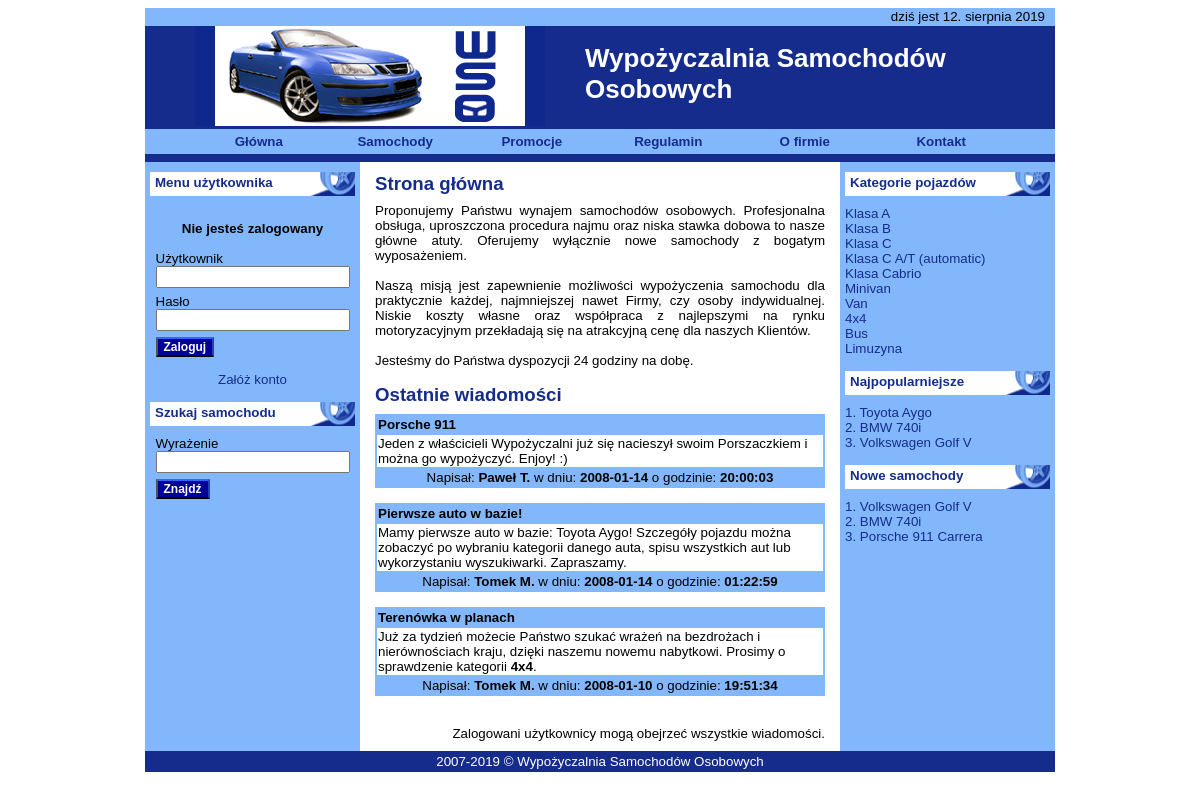
The page / on the database its author committed.
### tables this page shows
CREATE TABLE IF NOT EXISTS `tresc_tbl` (
  `ID` int(10) unsigned NOT NULL AUTO_INCREMENT,
  `trescRodzaj` int(10) unsigned NOT NULL,
  `tytul` varchar(100) DEFAULT NULL,
  `tresc` text NOT NULL,
  `zdjecia` int(10) unsigned DEFAULT NULL,
  `autorID` int(10) unsigned NOT NULL,
  `dataTresci` date NOT NULL,
  `czasTresci` time NOT NULL,
  `aktywne` int(11) DEFAULT NULL,
  PRIMARY KEY (`ID`)
);

CREATE TABLE IF NOT EXISTS `user_tbl` (
  `ID` int(10) unsigned NOT NULL AUTO_INCREMENT,
  `login` varchar(15) NOT NULL,
  `haslo` varchar(30) NOT NULL,
  `email` varchar(50) NOT NULL,
  `blokada` tinyint(3) unsigned NOT NULL DEFAULT '0',
  `rolaID` int(11) NOT NULL,
  `imie` varchar(15) NOT NULL,
  `nazwisko` varchar(25) NOT NULL,
  `miejscowosc` varchar(20) NOT NULL,
  `kod_poczt` varchar(6) NOT NULL,
  `ulica` varchar(50) NOT NULL,
  `nr_tel` varchar(15) DEFAULT NULL,
  `NIP` varchar(13) DEFAULT NULL,
  `nazwaFirmyID` int(11) DEFAULT NULL,
  `dataRejestracji` date NOT NULL,
  `godzinaRejestracji` time NOT NULL,
  PRIMARY KEY (`ID`),
  UNIQUE KEY `login` (`login`),
  UNIQUE KEY `email` (`email`)
);

CREATE TABLE IF NOT EXISTS `auto_kategoria_tbl` (
  `ID` int(10) unsigned NOT NULL AUTO_INCREMENT,
  `nazwaKategorii` varchar(25) NOT NULL,
  `opisKategorii` text NOT NULL,
  PRIMARY KEY (`ID`),
  UNIQUE KEY `nazwaKategorii` (`nazwaKategorii`)
);

CREATE TABLE IF NOT EXISTS `auto_marka_tbl` (
  `ID` int(10) unsigned NOT NULL AUTO_INCREMENT,
  `marka` varchar(25) NOT NULL,
  PRIMARY KEY (`ID`),
  UNIQUE KEY `producent` (`marka`)
);

CREATE TABLE IF NOT EXISTS `auto_tbl` (
  `ID` int(10) unsigned NOT NULL AUTO_INCREMENT,
  `markaID` int(10) unsigned NOT NULL,
  `model` varchar(25) NOT NULL,
  `rokProdukcji` year(4) NOT NULL,
  `nrRejestracyjny` varchar(10) DEFAULT NULL,
  `statusPojazdu` int(11) unsigned DEFAULT NULL,
  `kategoriaID` int(10) unsigned NOT NULL,
  `pojemnosc` int(10) unsigned DEFAULT NULL,
  `moc` int(10) unsigned DEFAULT NULL,
  `skrzyniaID` int(10) unsigned DEFAULT NULL,
  `paliwoID` int(10) unsigned DEFAULT NULL,
  `nadwozieID` int(10) unsigned DEFAULT NULL,
  `drzwiID` int(10) unsigned DEFAULT NULL,
  `kolorID` int(10) unsigned NOT NULL,
  `metalik` smallint(5) unsigned DEFAULT NULL,
  `wyposazenieID` int(10) unsigned NOT NULL,
  PRIMARY KEY (`ID`)
);

### scripts/prawe.php (the view, shortened to what this page needs)
<div class="sekcja_biala">Kategorie pojazdów</div>
<?php
$kwerenda = "SELECT nazwaKategorii, ID FROM auto_kategoria_tbl ORDER BY ID";
$rezultat = mysql_query( $kwerenda );
$ile_wierszy = mysql_num_rows( $rezultat );
 if ( $ile_wierszy > 0 )
 {
  while ( $wynik = mysql_fetch_row( $rezultat ) )
  {
  $nazwa_kategorii = $wynik[0];
  $id = $wynik[1];
   if ( $wynik[1] == $_GET['kat'] )
   {
   echo("<span class=\"kategoria_link\">$nazwa_kategorii</span><br />");
   }
   else
   {
   echo("<a href=\"./index.php?kat=$id\">$nazwa_kategorii</a><br />");
   }
  }
 }
 else
 {
 echo("<b>Brak wpisanych kategorii</b>");
 }
echo "<br />";
?>
<div class="sekcja_biala">Najpopularniejsze</div>
<?php
$kwerenda = "SELECT `fk_autoID`, COUNT(*) FROM wypozyczenia_tbl GROUP BY `fk_autoID` ORDER BY COUNT(*) DESC LIMIT 3";
$rezultat = mysql_query( $kwerenda );
 if ( $rezultat )
 {
 $ile_wierszy = mysql_num_rows( $rezultat );
  if ( $ile_wierszy > 0 )
  {
  $ile = 0;
   while ( $wynik = mysql_fetch_row( $rezultat ) )
   {
   $ile++;
   $auto_naj = $wynik[0];
   $auto_naj_ile = $wynik[1];
  $kwerenda6 = "SELECT markaID, model FROM auto_tbl WHERE id=$auto_naj";
  $rezultat6 = mysql_query( $kwerenda6 );
   if ( $rezultat6 )
   {
   $wynik6 = mysql_fetch_row( $rezultat6 );
   $markaID_naj = $wynik6[0];
   $model_naj = $wynik6[1];
   }
   else
   echo mysql_error();
  $kwerenda6 = "SELECT `marka` FROM `auto_marka_tbl` WHERE `id`=$markaID_naj";
  $rezultat6 = mysql_query( $kwerenda6 );
   if ( $rezultat6 )
   {
   $wynik6 = mysql_fetch_row( $rezultat6 );
   $marka_naj = $wynik6[0];
   }
   else
   echo mysql_error();
   if ( $_SESSION['rola'] == "administrator" )
   echo("<a href=\"./index.php?cid=$auto_naj\">$ile. $marka_naj $model_naj ($auto_naj_ile)</a> <br />");
   else
   echo("<a href=\"./index.php?cid=$auto_naj\">$ile. $marka_naj $model_naj</a> <br />");
   }
  echo("<br />");
  }
 }
?>
<div class="sekcja_biala">Nowe samochody</div>
<?php
$ostatni = array();
$marki = array();
$modele = array();
$kwerenda2 = "SELECT id, markaID, model FROM auto_tbl ORDER BY id DESC LIMIT 3";
$rezultat2 = mysql_query( $kwerenda2 );
 while ( $wynik2 = mysql_fetch_row( $rezultat2 ) )
 {
 $pojazd = $wynik2[0];
 $marka_id = $wynik2[1];
 $modele[] = $wynik2[2];
 $ostatni[] = $pojazd;
 $kwerenda3 = "SELECT marka FROM auto_marka_tbl WHERE id=$marka_id LIMIT 1";
 $rezultat3 = mysql_query( $kwerenda3 );
 $wynik3 = mysql_fetch_row( $rezultat3 );
 $marki[] = $wynik3[0];
 }
 for ( $i = 0; $i < 3; $i++ )
 {
 $zmienna = $ostatni[$i];
 echo("<a href=\"./index.php?cid=$zmienna\">".($i+1).". $marki[$i] $modele[$i]</a> <br />");
 }
?>

### index.php (shortened to what this page needs)
<!DOCTYPE html>
<html lang="pl">
<head>
    <link href="css/styl.css" rel="stylesheet" type="text/css" />
</head>
<body>
<table width="910" border="0" align="center" cellpadding="0" cellspacing="0" bgcolor="#162C8C">
<tr>
 <td>
<?php
include('./scripts/naglowek.php');
?>
 <table width="100%" border="0" cellspacing="0" cellpadding="0">
 <tr>
  <td width="200" height="395" bgcolor="#82B8FB" align="center" class="tab_zawartosc">
<?php
include('./scripts/lewe.php');
?>
  </td>
  <td width="500" bgcolor="#ffffff"  class="tab_zawartosc">
<?php
include('./scripts/glowne.php');
?>
  </td>
  <td width="200" bgcolor="#82B8FB" class="tab_zawartosc">
<?php
include('./scripts/prawe.php');
?>
  </td>
 </tr>
 </table>
<?php
include('./scripts/stopka.php');
?>
  </td>
</tr>
</table>
</body>
</html>

### scripts/naglowek.php (shortened to what this page needs)
<p class="tlo_niebieskawe_prawe">dziś jest
<?php
$data_teraz_rok = date("Y");
$data_teraz_miesiac = date("m");
$data_teraz_dzien = date("j");
 switch ( $data_teraz_miesiac )
 {
  case 8: $data_teraz_miesiac_nazwa = "sierpnia"; break;
 }
echo("$data_teraz_dzien. $data_teraz_miesiac_nazwa $data_teraz_rok");
?>
</p>
  <table width="100%" border="0" cellpadding="0" cellspacing="0" bgcolor="#162C8C">
  <tr>
  <td><img src="img/piksel.gif" alt="" width="50" height="100" border="0" /></td>
  <td> <a href="./index.php?link=main"><img src="img/logo.png" width="350" height="100" border="0" alt="WSO" /></a></td>
  <td><h2 class="nazwa">Wypożyczalnia Samochodów Osobowych</h2></td>
  </tr>
  </table>
  <table width="100%" height="30" border="0" align="center" cellpadding="0" cellspacing="0" bgcolor="#ffffff" id="nawigacja_glowna">
  <tr>
  <td width="5%"></td>
  <td width="15%" onmouseover="style.background='#ffffff'" onmouseout="style.background='#82B8FB'"><a href="./index.php?link=main">Główna</a></td>
  <td width="15%" onmouseover="style.background='#ffffff'" onmouseout="style.background='#82B8FB'"><a href="./index.php?link=oferta">Samochody</a></td>
  <td width="15%" onmouseover="style.background='#ffffff'" onmouseout="style.background='#82B8FB'"><a href="./index.php?link=promocje">Promocje</a></td>
  <td width="15%" onmouseover="style.background='#ffffff'" onmouseout="style.background='#82B8FB'"><a href="./index.php?link=regulamin">Regulamin</a></td>
  <td width="15%" onmouseover="style.background='#ffffff'" onmouseout="style.background='#82B8FB'"><a href="./index.php?link=o_firmie">O firmie</a></td>
  <td width="15%" onmouseover="style.background='#ffffff'" onmouseout="style.background='#82B8FB'"><a href="./index.php?link=kontakt">Kontakt</a></td>
  <td width="5%"></td>
  </tr>
  </table>
  <div class="granatowe_tlo">&nbsp;</div>

### scripts/lewe.php (shortened to what this page needs)
<div class="sekcja_biala">Menu użytkownika</div>
<?php
 if ( isSet( $_SESSION['zalogowany'] ) )
 {
  switch ( $_SESSION['rola'] )
  {
  case "pracownik":
    echo("<p class='login_pracownik'>Jesteś zalogowany jako <b>");
   break;
  case "administrator":
    echo("<p class='login_admin'>Jesteś zalogowany jako <b>");
   break;
  default:
    echo("<p class='login_klient'>Jesteś zalogowany jako <br /><b>");
   break;
  }
 echo $_SESSION['imie']; echo "&nbsp;"; echo $_SESSION['nazwisko'];
 echo "</b><br />";
 echo ("rola: <b>");
 echo $_SESSION['rola'];
 echo("</b></p>");
 include("./scripts/menu_uzytkownika.php");
  if ( isSet( $_POST['wylogowany'] ) )
  {
  unset( $_SESSION['zalogowany'] );
  unset( $_SESSION['komunikat'] );
  unset( $_SESSION['id']);
  unset( $_SESSION['imie']);
  unset( $_SESSION['nazwisko']);
  unset( $_SESSION['email']);
  unset( $_SESSION['rola']);
  unset( $_SESSION['firma']);
  unset( $_SESSION['data_rej']);
  unset( $_SESSION['godz_rej']);
  unset( $_SESSION['id']);
  session_destroy();
  @header("Location: ./index.php");
  }
 }
 else
 {
 echo("<br /><div align='center'><b>");
  if ( isSet( $_SESSION['komunikat']) )
  {
  echo $_SESSION['komunikat'];
  }
  else
  {
  echo("Wprowadź nazwę użytkownika i hasło");
  }
 echo("</b></div><br />");
 include('./scripts/logowanie.php');
 echo('<br />');
 echo('<p class="akapit_srodek_wezszy"><a href="./index.php?link=register">Załóż konto</a></p>');
 }
?>
<br />
<div class="sekcja_biala">Szukaj samochodu</div>
<form name = "wyszukaj" action = "./index.php" method = "post" style="align: center;" >
 <table width="180" border="0" align="center" cellpadding="0" cellspacing="0">
 <tr>
  <td>Wyrażenie</td>
 </tr>
 <tr>
  <td><input type="text" name="szukaj" size="30" class="formularz1" /></td>
 </tr>
 <tr>
  <td><input type = "submit" value="Znajdź" class="przycisk1" /></td>
 </tr>
 <tr>
  <td>
  </td>
 </tr>
 </table>
</form>

### scripts/logowanie.php
<form name = "zaloguj" action = "./index.php" method = "post" style="align: center;" >
<table width="150" border = "0" align="center" cellpadding="0" cellspacing="0" >
<tr>
 <td>Użytkownik</td>
</tr>
<tr>
 <td><input type = "text" name = "uzytkownik" size="30" class="formularz1" /></td>
</tr>
<tr>
 <td>Hasło</td>
</tr>
<tr>
 <td><input type = "password" name = "haslo" size="30" class="formularz1" /></td>
</tr>
<tr>
 <td><input type = "submit" value = "Zaloguj" class="przycisk1" /></td>
</tr>
</table>
</form>

### scripts/glowne.php (shortened to what this page needs)
<?php
 if ( ( ! isSet( $_GET['link'] ) ) && ( ! isSet( $_GET['kat'] ) ) && ( ! isSet( $_GET['menu'] ) )
 && ( ! isSet( $_GET['wid'] ) ) && ( ! isSet( $_GET['uid'] ) ) && ( ! isSet( $_GET['cid'] ) )
 && ( ! isSet( $_POST['rodzaj_uzytkownikow'] ) ) && ( ! isSet( $_POST['dzialanie'] ) )
 && ( ! isSet( $_POST['marka'] ) ) && ( ! isSet( $_POST['szukaj'] ) ) && ( ! isSet( $_POST['rezerwuj_1_auto_id'] ) ) && ( ! isSet( $_POST['rezerwuj_2_auto_id'] ) ) && ( ! isSet( $_POST['anuluj_rez'] ) ) )
 {
 include("./scripts/glowna_dzial.php");
 }
?>

### scripts/glowna_dzial.php (shortened to what this page needs)
<?php
echo ("<h3>Strona główna</h3>");
echo ("<p class=\"akapit_wezszy\">Proponujemy Państwu wynajem samochodów osobowych.
Profesjonalna obsługa, uproszczona procedura najmu oraz niska stawka dobowa to nasze główne atuty. Oferujemy wyłącznie nowe samochody z bogatym wyposażeniem.<br /><br />");
echo("Naszą misją jest zapewnienie możliwości wypożyczenia samochodu dla praktycznie każdej, najmniejszej nawet Firmy, czy osoby indywidualnej. Niskie koszty własne oraz współpraca z najlepszymi na rynku motoryzacyjnym przekładają się na atrakcyjną cenę dla naszych Klientów.");
echo("<br /><br />Jesteśmy do Państwa dyspozycji 24 godziny na dobę.<br /><br /></p>");
echo("<h3>Ostatnie wiadomości</h3>");
$kwerenda = "SELECT tytul, tresc, autorID, dataTresci, czasTresci, id FROM tresc_tbl WHERE trescRodzaj=1 ORDER BY id DESC LIMIT 3";
$rezultat = mysql_query ( $kwerenda, $db_link );
 if ( $rezultat )
 {
  while ( $wynik = mysql_fetch_row( $rezultat ) )
  {
  $tytul = $wynik[0];
  $tresc = $wynik[1];
  $autorID = $wynik[2];
  $data = $wynik[3];
  $czas = $wynik[4];
   $kwerenda2 = "SELECT imie, nazwisko FROM user_tbl WHERE id=$autorID";
   $rezultat2 = mysql_query ( $kwerenda2, $db_link );
    if ( ! $rezultat2 )
	{
	echo ("<h1>Błędy</h1>");
	}
    else
	{
	$wynik2 = mysql_fetch_row( $rezultat2 );
	$autor_imie = $wynik2[0];
	$autor_nazwisko = $wynik2[1];
	echo('<table width="450" align="center" border="0" cellpadding="1" cellspacing="2" bgcolor="#82B8FB">');
	echo('<tr>');
	echo("<td width=\"88%\"><b>$tytul</b></td>");
	echo("<td align=\"right\">");
	echo("</td></tr>");
    echo("<tr bgcolor='white'><td colspan=\"2\">$tresc</td>");
	echo("</tr>");
	echo("<tr><td colspan=\"2\" align=\"center\">Napisał: <b>$autor_imie $autor_nazwisko</b> w dniu: <b>$data</b> o godzinie: <b>$czas</b></td></tr>");
	echo("</table>");
	echo("<br />");
	}
  }
 echo("<br />");
  if ( isSet( $_SESSION['zalogowany'] ) )
  {
  $odnosnik = '<a href="./index.php?menu=allnews">';
  echo("<p class=\"akapit_prawy_wezszy\">$odnosnik"."Wszystkie wiadomości</a><p>");
  }
  else
  {
  echo("<p class=\"akapit_prawy_wezszy\">Zalogowani użytkownicy mogą obejrzeć wszystkie wiadomości.<p>");
  }
 }
?>

### scripts/stopka.php (shortened to what this page needs)
<?php
echo('<p class="tlo_granat">2007-' . date(Y) . ' &copy; Wypożyczalnia Samochodów Osobowych</p>');
?>

### css/styl.css (style rules this page uses)
body { font-family: Arial, Helvetica, sans-serif; font-size: 10pt; background-color: #FFFFFF; background-repeat: repeat-x; }
h2 { font-family: Arial, Helvetica, sans-serif; font-size: 18pt; font-weight: bold; color: #162C8C; padding: 0px; margin-top: 1px; margin-right: 10px; margin-bottom: 8px; margin-left: 5px; }
h3 { font-family: Arial, Helvetica, sans-serif; font-size: 14pt; font-weight: bold; color: #162C8C; padding: 0px; margin-top: 1px; margin-right: 10px; margin-bottom: 8px; margin-left: 10px; }
p { margin: 0px; padding: 0px; text-align: justify; }
.akapit_wezszy { margin: 0px; text-align: justify; padding-top: 0px; padding-right: 10px; padding-bottom: 0px; padding-left: 10px; }
.akapit_prawy_wezszy { margin: 0px; padding: 0px; text-align: right; padding-top: 0px; padding-right: 10px; padding-bottom: 0px; padding-left: 10px; }
.akapit_srodek_wezszy { margin: 0px; padding: 0px; text-align: center; padding-top: 0px; padding-right: 10px; padding-bottom: 0px; padding-left: 10px; }
.tab_zawartosc { text-align: left; vertical-align: top; padding-top: 10px; padding-right: 5px; padding-bottom: 10px; padding-left: 5px; }
.sekcja_biala { font-family: Verdana, Arial, Helvetica, sans-serif; font-size: 10pt; font-weight: bold; color: #162C8C; background-color: #FFFFFF; background-image: url(../img/sekcja_3.png); background-repeat: no-repeat; padding-left: 5px; vertical-align: text-bottom; height: 21px; width: 200px; text-align: left; background-position: right center; padding-top: 3px; margin-bottom: 10px; }
.nazwa { background-color: #162C8C; padding-left: 35px; font-family: Verdana, Arial, Helvetica, sans-serif; font-size: 26px; color: #FFFFFF; vertical-align: text-top; }
.tlo_niebieskawe_prawe { background-color: #82B8FB; text-align: right; padding-top: 1px; padding-right: 10px; padding-bottom: 2px; padding-left: 10px; margin: 0px; }
.granatowe_tlo { background-color: #162C8C; padding-top: 1px; padding-right: 10px; padding-bottom: 1px; padding-left: 10px; font-family: Arial, Helvetica, sans-serif; font-size: 6px; }
#nawigacja_glowna { height: 25px; width: 100%; background-color: #82B8FB; text-align: center; }
#nawigacja_glowna a:link { text-decoration: none; color: #162C8C; font-weight: bold; }
a:link { text-decoration: none; color: #162C8C; }
.formularz1 { padding-top: 3px; padding-right: 5px; padding-bottom: 3px; padding-left: 5px; font-family: Arial, Helvetica, sans-serif; font-size: 8pt; color: #162C8C; margin-bottom: 6px; width: 180px; }
.przycisk1 { font-size: 9pt; color: #FFFFFF; background-color: #000099; border-top-color: #3366FF; border-right-color: #3366FF; border-bottom-color: #000000; border-left-color: #000000; font-family: Verdana, Arial, Helvetica, sans-serif; font-weight: bold; }
.tlo_granat { background-color: #162C8C; font-family: Verdana, Arial, Helvetica, sans-serif; font-size: 10pt; color: #FFFFFF; text-align: center; margin: 2px; padding: 1px; }

### rows shown on the page
tresc_tbl: tytul "Porsche 911", tresc "Jeden z właścicieli Wypożyczalni już się nacieszył swoim Porszaczkiem i można go wypożyczyć. Enjoy! :)", user_tbl.imie "Paweł", user_tbl.nazwisko "T.", dataTresci "2008-01-14", czasTresci "20:00:03"
tresc_tbl: tytul "Pierwsze auto w bazie!", tresc "Mamy pierwsze auto w bazie: Toyota Aygo! Szczegóły pojazdu można zobaczyć po wybraniu kategorii danego auta, spisu wszystkich aut lub wykorzystaniu wyszukiwarki. Zapraszamy.", user_tbl.imie "Tomek", user_tbl.nazwisko "M.", dataTresci "2008-01-14", czasTresci "01:22:59"
tresc_tbl: tytul "Terenówka w planach", tresc "Już za tydzień możecie Państwo szukać wrażeń na bezdrożach i nierównościach kraju, dzięki naszemu nowemu nabytkowi. Prosimy o sprawdzenie kategorii 4x4 .", user_tbl.imie "Tomek", user_tbl.nazwisko "M.", dataTresci "2008-01-10", czasTresci "19:51:34"
auto_kategoria_tbl: nazwaKategorii "Klasa A"
auto_kategoria_tbl: nazwaKategorii "Klasa B"
auto_kategoria_tbl: nazwaKategorii "Klasa C"
auto_kategoria_tbl: nazwaKategorii "Klasa C A/T (automatic)"
auto_kategoria_tbl: nazwaKategorii "Klasa Cabrio"
auto_kategoria_tbl: nazwaKategorii "Minivan"
auto_kategoria_tbl: nazwaKategorii "Van"
auto_kategoria_tbl: nazwaKategorii "4x4"
auto_kategoria_tbl: nazwaKategorii "Bus"
auto_kategoria_tbl: nazwaKategorii "Limuzyna"
auto_marka_tbl: marka "Toyota"
auto_tbl: model "Aygo"
auto_marka_tbl: marka "BMW"
auto_tbl: model "740i"
auto_marka_tbl: marka "Volkswagen"
auto_tbl: model "Golf V"

### other values the page prints
$data_teraz_miesiac_nazwa "sierpnia"
$_SESSION['komunikat'] "Nie jesteś zalogowany"
$marki[$i] "Volkswagen"
$modele[$i] "Golf V"
$marki[$i] "BMW"
$modele[$i] "740i"
$marki[$i] "Porsche"
$modele[$i] "911 Carrera"
date(Y) "2019"
